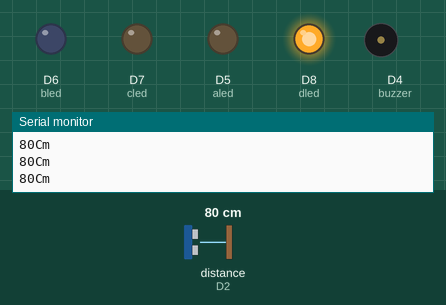
A sketch run on a simulated ESP8266 (NodeMCU). Parts: output pins drawn as LEDs (lit = HIGH), buzzer (waves = sounding, pin HIGH), the last lines printed to the serial monitor. Wiring (inferred from the names in the program): ultrasonic range finder: trigger D1; echo D2. The test bench sets the inputs (shaded band); at power-on: distance to the obstacle (sensor on D2) 80 cm. The echo pulse lasts 58.3 µs per cm; pins used as bus, display or sensor lines are not drawn.

Above: at 1.2 s.
1.3 s: distance to the obstacle (sensor on D2) set to 55 cm
2.8 s: distance to the obstacle (sensor on D2) set to 47 cm
At 3.4 s:
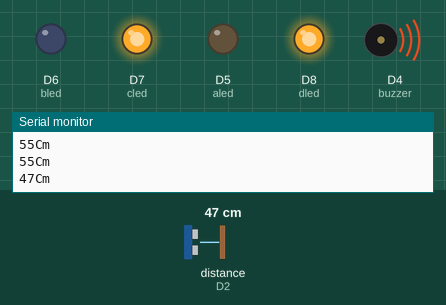
5.8 s: distance to the obstacle (sensor on D2) set to 28 cm
8.8 s: distance to the obstacle (sensor on D2) set to 22 cm
At 9.1 s:
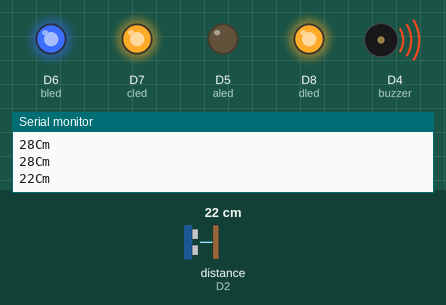
11.8 s: distance to the obstacle (sensor on D2) set to 12 cm
14.8 s: distance to the obstacle (sensor on D2) set to 9 cm
At 15.2 s:
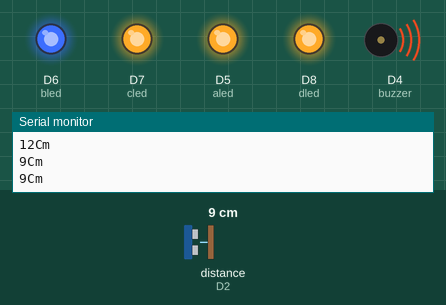
Timing chart, 0 to 17.8 s (numbered marks = the images above; inputs shaded):
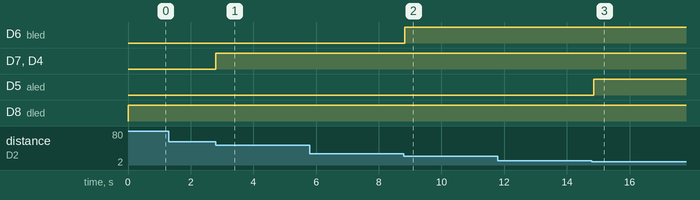

Measured:
- the behaviour switches between 51 and 50 cm on distance to the obstacle (sensor on D2) (found by bisection; images 0 and 1)
- the behaviour switches between 26 and 25 cm on distance to the obstacle (sensor on D2) (found by bisection; images 1 and 2)
- the behaviour switches between 11 and 10 cm on distance to the obstacle (sensor on D2) (found by bisection; images 2 and 3)
- after the input at 2.8 s, D7 (cled), D4 (buzzer): LOW → HIGH at once
- after the input at 8.8 s, D6 (bled): LOW → HIGH at once
- after the input at 14.8 s, D5 (aled): LOW → HIGH after 0.06 s

The sketch:

NodeMCU_Ultrasonic.ino
```cpp
/*
 * NodeMCU Ultrasonik Park Sensoru ve Mesafe Olcer
 * Mehmet SUTCU <info@mehmetsutcu.com> 2017
 * Cirak Dergisi <www.cirakdergi.com>
 * Konfigurasyon: NodeMCU 1.0(ESP-12E Module), 80 MHz(tercihen 160 MHz), 921600 Upload Speed, 4M(3M SPIFFS)
 *
 * Baglantilar:
 *  NodeMCU    Ultrasonik Sensor
 * (ESP8266)       (HC-SR04)
 *
 * D1              Trig
 * D2              Echo
 * -------------------------------------
 * D4              Buzzer (+) Pin
 * D5              aled (+) pin
 * D6              bled (+) pin
 * D7              cled (+) pin
 * D8              dled (+) pin
 * -------------------------------------
 * G               GND (-) Pinler
 */

const int trigger_pin = D1; //D1 pinini sensorun trigger pini olarak tanimladik.
const int echo_pin = D2; //D2 pinini sensorun echo pini olarak tanimladik.
const int aled = D5; //D5 pinini aled olarak tanimladik.
const int bled = D6; //D6 pinini bled olarak tanimladik.
const int cled = D7; //D7 pinini cled olarak tanimladik.
const int dled = D8; //D8 pinini dled olarak tanimladik.
const int buzzer = D4; //D4 pinini buzzer olarak tanimladik.
int sure ; //sure adli bir degisken tanimladik.
int mesafe ; //mesafe adli bir degisken tanimladik.

void setup() {

Serial.begin(9600); //Seri portu 9600 baud değerine ayarladik.
pinMode(aled , OUTPUT); //aled'i cikis olarak tanimladik.
pinMode(bled , OUTPUT); //bled'i cikis olarak tanimladik.
pinMode(cled , OUTPUT); //cled'i cikis olarak tanimladik.
pinMode(dled , OUTPUT); //dled'i cikis olarak tanimladik.
pinMode(buzzer , OUTPUT); //buzzer'i cikis olarak tanimladik.
pinMode(trigger_pin , OUTPUT); //trigger pin'i cikis olarak tanimladik.
pinMode(echo_pin , INPUT); //echo pin'i giris olarak tanimladik.

}

void loop() {

digitalWrite(trigger_pin , HIGH); //trigger pin'e enerji verdik.
delayMicroseconds(1000);
digitalWrite(trigger_pin , LOW); //trigger pin'in enerjisini kestik.

sure = pulseIn(echo_pin , HIGH); //sure degiskeninin echo pin'in degerini degistirmesini sagladik.
mesafe = (sure / 2) / 29.1;
Serial.print(mesafe); //Olculen mesafeyi seri porta yazdirdik.
Serial.println("Cm");

if (mesafe <= 10) //mesafe 10 cm'den kisa ise:

{

digitalWrite(aled , HIGH); //aled'e enerji verdik.
digitalWrite(bled , HIGH); //bled'e enerji verdik.
digitalWrite(cled , HIGH); //cled'e enerji verdik.
digitalWrite(dled , HIGH); //dled'e enerji verdik.
digitalWrite(buzzer , HIGH); //buzzer'e enerji verdik.
delay(250); //0,25 saniyede bir tekrarlanmasini sagladik.
digitalWrite(buzzer , LOW); //buzzer'in enerjisini kestik.

}

else if (mesafe <= 25) //mesafe 25 cm'den kisa ise:

{

digitalWrite(aled , LOW); //aled'in enerjisini kestik.
digitalWrite(bled , HIGH); //bled'e enerji verdik.
digitalWrite(cled , HIGH); //cled'e enerji verdik.
digitalWrite(dled , HIGH); //dled'e enerji verdik.
digitalWrite(buzzer , HIGH); //buzzer'e enerji verdik.
delay(500); //0,50 saniyede bir tekrarlanmasini sagladik
digitalWrite(buzzer , LOW); //buzzer'in enerjisini kestik.

}

else if ( mesafe <= 50) //mesafe 50 cm den kisa ise:

{

digitalWrite(aled , LOW); //aled'in enerjisini kestik.
digitalWrite(bled , LOW); //bled'in enerjisini kestik.
digitalWrite(cled , HIGH); //cled'e enerji verdik.
digitalWrite(dled , HIGH); //dled'e enerji verdik.
digitalWrite(buzzer , HIGH); //buzzer'e enerji verdik.
delay(750); //0,75 saniyede bir tekrarlanmasini sagladik.
digitalWrite(buzzer , LOW); //buzzer'in enerjisini kestik.

}

else //yukaridaki sartlar karsilanmiyorsa:

{

digitalWrite(aled , LOW); //aled'in enerjisini kestik.
digitalWrite(bled , LOW); //bled'in enerjisini kestik.
digitalWrite(cled , LOW); //cled'in enerjisini kestik.
digitalWrite(dled , HIGH); //dled'e enerji verdik.

  }
}
```
